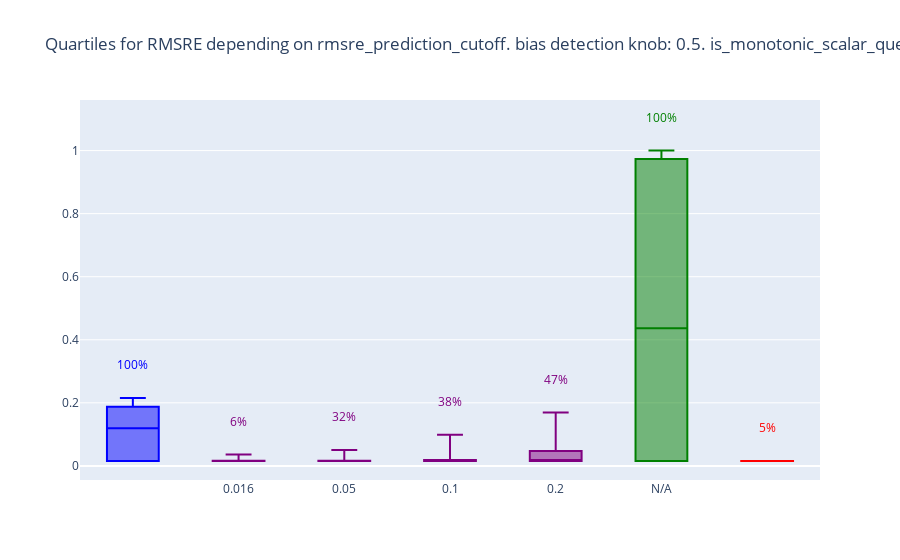

Notebook code cell kept with this figure:
### Code cell
variable = "rmsre_prediction_cutoff"
boxes_args = {
        "df": cutoffs_df,
        "metric": "rmsre",
        "x_axis": variable,
        "x_axis_title": "RMSRE bound cutoff",
        "y_axis_title": RMSRE_Y,
        "ordering": (variable, "str"),
        # "ordering": None,
        "showlegend": False,
        "baselines_order": BIAS_BASELINES_ORDER,
        "baselines_with_nqueries": BIAS_BASELINES_ORDER,
        "nqueries_style": "percentage",
        "hspace": 0,
        "vspace": 0.1,
        "n_total_queries": num_queries,
        
    }

cutoff_boxes_fig = go.Figure()
# fig.update_yaxes(type="log")
for trace in boxes(**boxes_args):
    cutoff_boxes_fig.add_trace(trace)
cutoff_boxes_fig.update_layout(title=f"Quartiles for RMSRE depending on rmsre_prediction_cutoff. bias detection knob: {bias_detection_knob}. is_monotonic_scalar_query: {is_monotonic_scalar_query}.")
cutoff_boxes_fig

### Figure 1 — Plotly figure (JSON) as saved in the notebook; plotly's stock layout.template omitted (floating-point values rounded to 4 significant figures; data arrays with more than 128 entries replaced by an {"elided": "..."} marker saying what was removed)
{"data": [{"boxpoints": false, "legendgroup": "Cookie Monster", "marker": {"color": "blue"}, "name": "Cookie Monster", "opacity": 1, "showlegend": false, "type": "box", "x": {"elided": "400 str values"}, "y": {"elided": "400 float values"}}, {"boxpoints": false, "legendgroup": "Cookie Monster w/ bias detection", "marker": {"color": "purple"}, "name": "Cookie Monster w/ bias detection", "opacity": 1, "showlegend": false, "type": "box", "x": {"elided": "1600 str values"}, "y": {"elided": "1600 float values"}}, {"boxpoints": false, "legendgroup": "ARA-like (on-device)", "marker": {"color": "green"}, "name": "ARA-like (on-device)", "opacity": 1, "showlegend": false, "type": "box", "x": {"elided": "400 str values"}, "y": {"elided": "400 float values"}}, {"boxpoints": false, "legendgroup": "IPA-like (off-device)", "marker": {"color": "red"}, "name": "IPA-like (off-device)", "opacity": 1, "showlegend": false, "type": "box", "x": {"elided": "400 str values"}, "y": {"elided": "400 float values"}}, {"mode": "text", "showlegend": false, "text": ["100%"], "textfont": {"color": "blue"}, "type": "scatter", "x": [" "], "y": [0.3152]}, {"mode": "text", "showlegend": false, "text": ["6%", "32%", "38%", "47%"], "textfont": {"color": "purple"}, "type": "scatter", "x": ["0.016", "0.05", "0.1", "0.2"], "y": [0.136, 0.1504, 0.199, 0.2692]}, {"mode": "text", "showlegend": false, "text": ["100%"], "textfont": {"color": "green"}, "type": "scatter", "x": ["N/A"], "y": [1.1]}, {"mode": "text", "showlegend": false, "text": ["5%"], "textfont": {"color": "red"}, "type": "scatter", "x": ["  "], "y": [0.1157]}], "layout": {"title": {"text": "Quartiles for RMSRE depending on rmsre_prediction_cutoff. bias detection knob: 0.5. is_monotonic_scalar_query: True."}}}
